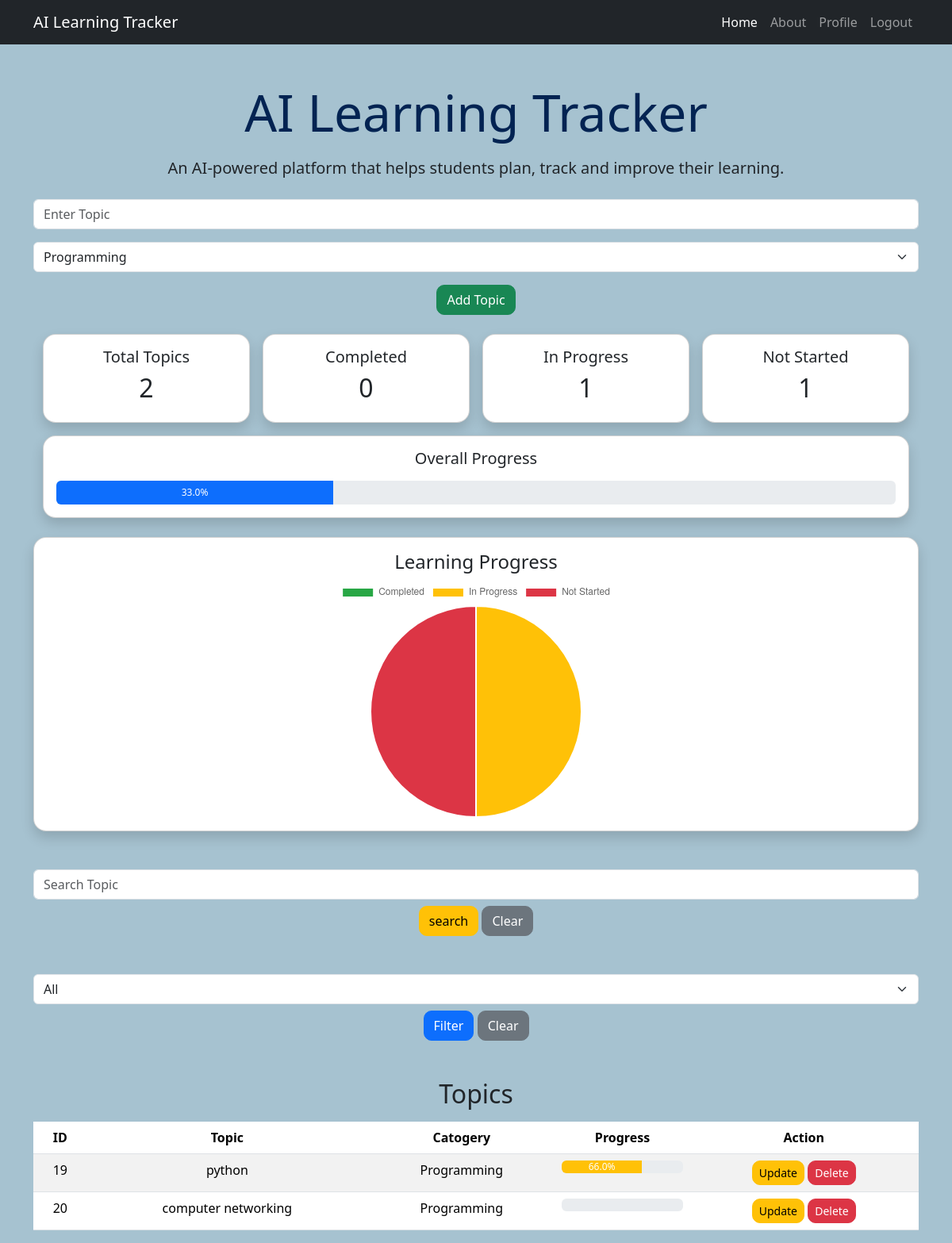
The app's page / (signed in) with its own data.
### tables this page shows
CREATE TABLE topics(
                            id INTEGER PRIMARY KEY AUTOINCREMENT,
                            topic TEXT NOT NULL,
                            progress REAL NOT NULL,
                            user_id INTEGER NOT NULL
                            , category TEXT DEFAULT 'General');

### app.py (the view, shortened to what this page needs)
@app.route("/", methods=["GET", "POST"])
@login_required
def home():
    search = request.args.get("search", "").strip()
    category = request.args.get("category", "All")
    stats = database.get_statistics(current_user.id)
    chart_data = {"completed": stats["completed"],"in_progress": stats["in_progress"],"not_started": stats["not_started"]}
    tp = database.view_topics(current_user.id)
    if search or category != "All":
        if category != "All":
            tp = [t for t in tp if t[4] == category]
        else:
            tp =  tp = database.search_topic(search, current_user.id)
    if not tp:
        flash("Topic not found!", "warning")
    return render_template("home.html", topics=tp , stats=stats, chart_data=chart_data )

### app.py (called while the page is built)
@login_manager.user_loader
def load_user(user_id):
    data = database.get_user_by_id(user_id)
    if data:
        return User(data[0],data[1],data[2])
    return None

### database.py (called while the page is built)
def get_user_by_id(id):
    with sqlite3.connect("learning.db") as conn:
        cursor = conn.cursor()
        cursor.execute("SELECT * FROM login_details WHERE id = ?",(id,))
        return cursor.fetchone()

def view_topics(user_id):
    with sqlite3.connect("learning.db") as conn:
        cursor = conn.cursor()
        cursor.execute("SELECT * FROM topics WHERE user_id = ?",(user_id,))
        c=cursor.fetchall()
        return c

### templates/home.html (shortened to what this page needs)
{% extends "base.html" %}
{% block content %}
<div class="container text-center mt-5">
    <h1 class="display-3">AI Learning Tracker</h1>
    <p class="lead mt-3">
        An AI-powered platform that helps students plan, track and improve their learning.
    </p>
    <form method="POST" class="mt-4">
        <input type="text"
            name="topic"
            class="form-control mb-3"
            placeholder="Enter Topic">
            <select class="form-select mb-3" name="category">
                <option>Programming</option>
            </select>
        <button type="submit" class="btn btn-success">
            Add Topic
        </button>
    </form>
    <div class="container mt-4">
        <div class="row g-3">
            <div class="col-md-3">
                <div class="card shadow rounded-4 text-center">
                    <div class="card-body">
                        <h5>Total Topics</h5>
                        <h2>{{ stats.total }}</h2>
                    </div>
                </div>
            </div>
            <div class="col-md-3">
                <div class="card shadow rounded-4 text-center">
                    <div class="card-body">
                        <h5>Completed</h5>
                        <h2>{{ stats.completed }}</h2>
                    </div>
                </div>
            </div>
            <div class="col-md-3">
                <div class="card shadow rounded-4 text-center">
                    <div class="card-body">
                        <h5>In Progress</h5>
                        <h2>{{ stats.in_progress }}</h2>
                    </div>
                </div>
            </div>
            <div class="col-md-3">
                <div class="card shadow rounded-4 text-center">
                    <div class="card-body">
                        <h5>Not Started</h5>
                        <h2>{{ stats.not_started }}</h2>
                    </div>
                </div>
            </div>
        </div>
        <div class="row mt-3">
            <div class="col-md-12">
                <div class="card shadow rounded-4">
                    <div class="card-body text-center">
                        <h5>Overall Progress</h5>
                        <div class="progress mt-3" style="height:30px;">
                            <div
                                class="progress-bar"
                                role="progressbar"
                                style="width: {{ stats.overall_progress }}%;"
                                aria-valuenow="{{ stats.overall_progress }}"
                                aria-valuemin="0"
                                aria-valuemax="100">
                                {{ stats.overall_progress }}%
                            </div>
                        </div>
                    </div>
                </div>
            </div>
        </div>
    </div>
    <div class="card shadow rounded-4 mt-4 p-3">
        <h4 class="text-center">Learning Progress</h4>
        <div style="height:300px;">
            <canvas id="progressChart"></canvas>
        </div>
    </div>
<form method="GET" class="mt-5 md-3">
        <input type="text"
           name="search"
           class="form-control mb-2"
           placeholder="Search Topic">
        <button class="btn btn-warning btn">search</button>
        <a href="{{ url_for('home') }}" class="btn btn-secondary">Clear</a>
</form>
<form method="GET" class="mt-5 md-3">
    <select name="category" class="form-select mb-2">
        <option>All</option>
    </select>
    <button class="btn btn-primary">Filter</button>
    <a href="{{ url_for('home') }}" class="btn btn-secondary">Clear</a>
</form>
    <h2 class="mt-5">Topics</h2>
    <table class="table table-striped mt-3">
        <thead>
            <tr>
                <th>ID</th>
                <th>Topic</th>
                <th>Catogery</th>
                <th>Progress</th>
                <th>Action</th>
            </tr>
        </thead>
        <tbody>
            {% for topic in topics %}
            <tr>
                <td>{{ topic[0] }}</td>
                <td>{{ topic[1] }}</td>
                <td>{{ topic[4] }}</td>
                <td>
                    <div class="progress">
                        {% if topic[2] < 40 %}
                            <div
                                class="progress-bar bg-danger"
                                role="progressbar"
                                style="width: {{ topic[2] }}%;">
                                {{ topic[2] }}%
                            </div>
                        {% elif topic[2] < 80 %}
                            <div
                                class="progress-bar bg-warning"
                                role="progressbar"
                                style="width: {{ topic[2] }}%;">
                                {{ topic[2] }}%
                            </div>
                        {% endif %}
                    </div>
                </td>
                <td>
                    <a href="/update/{{ topic[0] }}" class="btn btn-warning btn-sm">Update</a>
                    <a href="/delete/{{ topic[0] }}" class="btn btn-danger btn-sm">Delete</a>
                </td>
            </tr>
            {% endfor %}
        </tbody>
    </table>
</div>
<script>
document.addEventListener("DOMContentLoaded", function () {
    const ctx = document.getElementById("progressChart");
    new Chart(ctx, {
        type: "pie",
        data: {
            labels: ["Completed", "In Progress", "Not Started"],
            datasets: [{
                data: [
                    {{ chart_data.completed }},
                    {{ chart_data.in_progress }},
                    {{ chart_data.not_started }}
                ],
                backgroundColor: ["#28a745","#ffc107","#dc3545"]}]
        },
        options: {responsive: true,maintainAspectRatio: false}
    });
});
</script>
{% endblock %}

### templates/base.html (shortened to what this page needs)
<!DOCTYPE html>
<html lang="en">
<head>
    <link href="https://cdn.jsdelivr.net/npm/bootstrap@5.3.3/dist/css/bootstrap.min.css" rel="stylesheet">
    <link rel="stylesheet" href="{{ url_for('static', filename='css/style.css') }}">
</head>
<body>
    <nav class="navbar navbar-expand-lg navbar-dark bg-dark">
        <div class="container">
            <a class="navbar-brand" href="#">AI Learning Tracker</a>
            <div class="collapse navbar-collapse" id="navbarNav">
                <ul class="navbar-nav ms-auto">
                    <li class="nav-item">
                        <a class="nav-link active" href="/">Home</a>
                    </li>
                    <li class="nav-item">
                        <a class="nav-link" href="/about">About</a>
                    </li>
                    {% if current_user.is_authenticated %}
                        <li class="nav-item">
                            <a class="nav-link" href="{{ url_for('profile') }}">Profile</a>
                        </li>
                        <li class="nav-item">
                            <a class="nav-link" href="/logout">Logout</a>
                        </li>
                    {% else %}
                        <li class="nav-item">
                        <a href="/login" class="nav-link">Login</a>
                        </li>
                    {% endif %}
                </ul>
            </div>
        </div>
    </nav>
    {% block content %}
    {% endblock %}
    <link rel="stylesheet" href="https://cdn.jsdelivr.net/npm/bootstrap-icons@1.11.3/font/bootstrap-icons.min.css">
</body>
</html>

### static/css/style.css (style rules this page uses)
body { background-color: #a6c2d0; }
h1 { color: #032352; font-weight: bold; }
p { font-size: 18px; }
.btn { border-radius: 10px; }

### records on screen
topics: id "19", topic "python", category "Programming", progress "66.0"
topics: id "20", topic "computer networking", category "Programming"

### other values on screen
{{ stats.total }} "2"
{{ stats.completed }} "0"
{{ stats.in_progress }} "1"
{{ stats.not_started }} "1"
{{ stats.overall_progress }} "33.0"
chart data {{ chart_data.completed }} 0
chart data {{ chart_data.in_progress }} 1
chart data {{ chart_data.not_started }} 1
